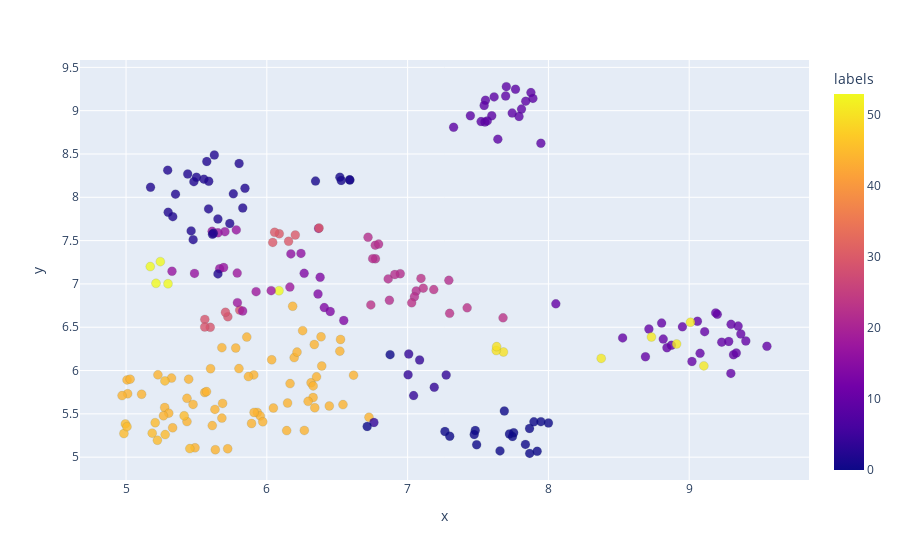

Notebook code cell kept with this figure:
### Code cell
results = utils.link_to_raw_data(results,X,y.values)
                        
results["labels"] = results.labels.apply(int)
results=pd.merge(results,cluster_labels_google.reset_index(),left_on="labels",right_on = "Topic")
fig = px.scatter(results, x="x", y="y", hover_name="headline", hover_data=["created_at","TopWords"], color="labels",
                 opacity=0.8)
fig.update_traces(marker=dict(size=9,
                              line=dict(width=0.15,
                                        color='DarkSlateGrey')),
                  selector=dict(mode='markers'))
fig["layout"].pop("updatemenus")

fig.update_layout(height=1000)
fig.show()

### Figure 1 — Plotly figure (JSON) as saved in the notebook; plotly's stock layout.template omitted (floating-point values rounded to 4 significant figures; data arrays with more than 128 entries replaced by an {"elided": "..."} marker saying what was removed)
{"data": [{"customdata": {"elided": "239x2 str values"}, "hovertemplate": "<b>%{hovertext}</b><br><br>x=%{x}<br>y=%{y}<br>created_at=%{customdata[0]}<br>TopWords=%{customdata[1]}<br>labels=%{marker.color}<extra></extra>", "hovertext": {"elided": "239 str values"}, "legendgroup": "", "marker": {"color": {"elided": "239 int values"}, "coloraxis": "coloraxis", "line": {"color": "DarkSlateGrey", "width": 0.15}, "opacity": 0.8, "size": 9, "symbol": "circle"}, "mode": "markers", "name": "", "orientation": "v", "showlegend": false, "type": "scatter", "x": {"elided": "239 float values"}, "xaxis": "x", "y": {"elided": "239 float values"}, "yaxis": "y"}], "layout": {"autosize": true, "coloraxis": {"colorbar": {"title": {"text": "labels"}}, "colorscale": [[0, "#0d0887"], [0.1111, "#46039f"], [0.2222, "#7201a8"], [0.3333, "#9c179e"], [0.4444, "#bd3786"], [0.5556, "#d8576b"], [0.6667, "#ed7953"], [0.7778, "#fb9f3a"], [0.8889, "#fdca26"], [1, "#f0f921"]]}, "legend": {"tracegroupgap": 0}, "margin": {"t": 60}, "xaxis": {"anchor": "y", "autorange": true, "domain": [0, 1], "range": [4.703, 9.821], "title": {"text": "x"}, "type": "linear"}, "yaxis": {"anchor": "x", "autorange": true, "domain": [0, 1], "range": [4.774, 9.547], "title": {"text": "y"}, "type": "linear"}}}
